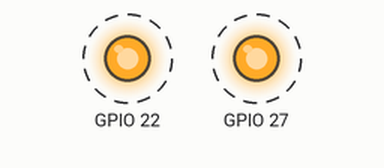
A program run on a simulated Raspberry Pi (BCM pin numbers). Parts: output pins drawn as LEDs (lit = HIGH). Dashed ring = blinking.

Above: at 0.02 s.
Timing chart, 0 to 3.0 s (numbered marks = the images above):
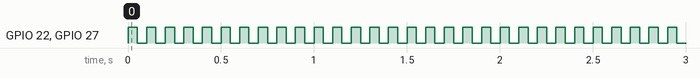

The program:

lampu.py
```python
import RPi.GPIO as GPIO
import time

# Inisialisasi GPIO
GPIO.setmode(GPIO.BCM)
GPIO.setup(22, GPIO.OUT)
GPIO.setup(27, GPIO.OUT)

# Fungsi untuk menyalakan lampu
def turn_on():
    GPIO.output(22, GPIO.HIGH)
    GPIO.output(27, GPIO.HIGH)

# Fungsi untuk mematikan lampu
def turn_off():
    GPIO.output(22, GPIO.LOW)
    GPIO.output(27, GPIO.LOW)
try:
    while True:
        # Panggil fungsi untuk menyalakan lampu
        turn_on()
        time.sleep(0.05)  # Tunggu selama 1 detik

        # Panggil fungsi untuk mematikan lampu
        turn_off()
        time.sleep(0.05)  # Tunggu selama 1 detik

except KeyboardInterrupt:
    # Hentikan program jika pengguna menekan Ctrl+C
    GPIO.cleanup()
```

Measured:
- by itself, GPIO 22, GPIO 27: alternates HIGH for 0.05 s and LOW for 0.05 s
